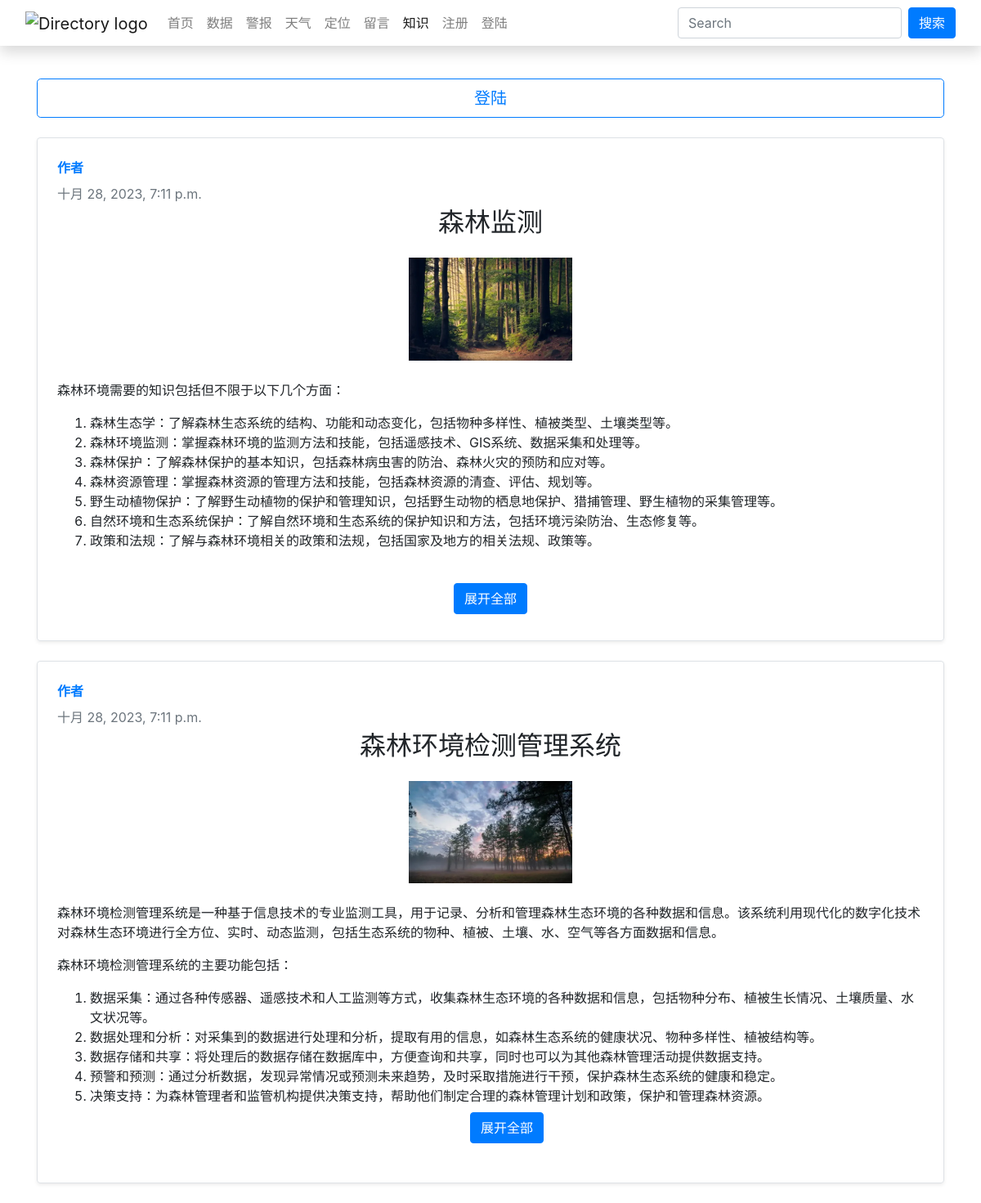
Screenshot of /blog/ with the database file from the repository.
### blog/models.py (models this page shows, shortened)
class Post(models.Model):
    sn0 = models.AutoField(primary_key=True)
    title = models.CharField(max_length=255)
    author = models.CharField(max_length=100)
    content = RichTextField()
    slug = models.CharField( max_length=130)
    image=models.ImageField(upload_to='postimages')
    timeStamp = models.DateTimeField(default=timezone.now)

### blog/views.py (the view)
# urls.py: path('', views.blogHome, name='blogHome'),
def blogHome(request):
    allPosts = Post.objects.all()[:5]
    context = {'allPosts': allPosts}
    return render(request, 'blog/blogHome.html', context)

### templates/blog/blogHome.html (shortened to what this page needs)
{% extends 'base.html' %}
{% block blogactive %}active{% endblock blogactive %}
{% block body %}
<br>
<div class="container">
  {% if user.is_authenticated %}
  <a role="button" class="btn btn-outline-primary btn-lg btn-block" href="/blog/new" >发布知识</a>
  {% else %}
  <a role="button" class="btn btn-outline-primary btn-lg btn-block" href="/login" >登陆</a>
  {% endif %}
  {% for post in allPosts%}
   <div class="row no-gutters border rounded overflow-hidden flex-md-row mb-4 shadow-sm h-md-250 position-relative">
        <div class="col p-4 d-flex flex-column position-static">
          <strong class="d-inline-block mb-2 text-primary" >{{post.author}}</strong>
          <div class="mb-1 text-muted">{{post.timeStamp}}</div>
          <center>
          <h2 class="mb-0">{{post.title}}</h2>
          <img src="/media/{{ post.image }}"  width=200px align="middle">
          </center>
          <p class="card-text mb-auto">{{post.content | truncatechars:500 | safe }}</p>
          <center>
          <div class="my-2">
          <a href="/blog/{{post.pk}}" role="button" class=" btn btn-primary">展开全部</a>
          </div>
          </center>
        </div>
   </div>
  {% endfor %}
</div>
{% endblock body %}

### rows the page displays
Post: author "作者", timeStamp "十月 28, 2023, 7:11 p.m.", title "森林监测", image (picture), content "森林环境需要的知识包括但不限于以下几个方面： 森林生态学：了解森林生态系统的结构、功能和动态变化，包括物种多样性、植被类型、土壤类型等。 森林环境监测：掌握森林环境的监测方法和技能，包括遥感技术、GIS系统、数据采集和处理等。 森林保护：了解森林保护的基本知识，包括森林病虫害的防治、森林火灾的预防和应对等。 森林资源管理：掌握森林资源的管理方法和技能，包括森林资源的清查、评估、规划等。 野生动植物保护：了解野生动植物的保护和管理知识，包括野生动物的栖息地保护、猎捕管理、野生植物的采集管理等。 自然环境和生态系统保护：了解自然环境和生态系统的保护知识和方法，包括环境污染防治、生态修复等。 政策和法规：了解与森林环境相关的政策和法规，包括国家及地方的相关法规、政策等。"
Post: author "作者", timeStamp "十月 28, 2023, 7:11 p.m.", title "森林环境检测管理系统", image (picture), content "森林环境检测管理系统是一种基于信息技术的专业监测工具，用于记录、分析和管理森林生态环境的各种数据和信息。该系统利用现代化的数字化技术对森林生态环境进行全方位、实时、动态监测，包括生态系统的物种、植被、土壤、水、空气等各方面数据和信息。 森林环境检测管理系统的主要功能包括： 数据采集：通过各种传感器、遥感技术和人工监测等方式，收集森林生态环境的各种数据和信息，包括物种分布、植被生长情况、土壤质量、水文状况等。 数据处理和分析：对采集到的数据进行处理和分析，提取有用的信息，如森林生态系统的健康状况、物种多样性、植被结构等。 数据存储和共享：将处理后的数据存储在数据库中，方便查询和共享，同时也可以为其他森林管理活动提供数据支持。 预警和预测：通过分析数据，发现异常情况或预测未来趋势，及时采取措施进行干预，保护森林生态系统的健康和稳定。 决策支持：为森林管理者和监管机构提供决策支持，帮助他们制定合理的森林管理计划和政策，保护和管理森林资源。"
